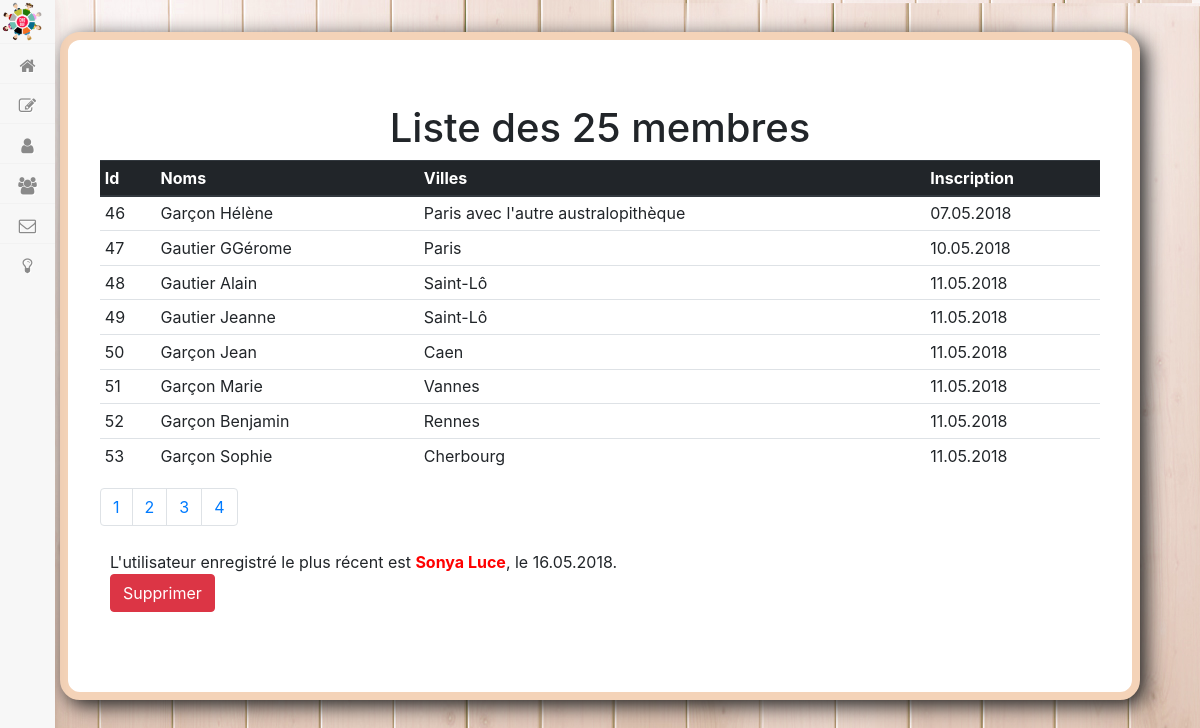
Screenshot of /admin.php?action=membersList&p=2 (signed in) with the database file from the repository.
### tables this page shows
CREATE TABLE IF NOT EXISTS `members` (
`idMember` int(11) NOT NULL,
  `surname` varchar(60) NOT NULL,
  `firstname` varchar(60) NOT NULL,
  `img` text NOT NULL,
  `pass` varchar(60) NOT NULL,
  `mail` varchar(60) NOT NULL,
  `birthdate` date DEFAULT NULL,
  `city` varchar(60) DEFAULT NULL,
  `gender` int(11) NOT NULL,
  `parenthood` varchar(60) NOT NULL,
  `modo` varchar(25) DEFAULT NULL,
  `registrationDate` date NOT NULL,
  `words` varchar(255) NOT NULL
);

### app/Controllers/backOffice.php (called while the page is built, shortened)
<?php
class BackOffice{
    function membersList($cPage){
        $adminManager = new \Src\Models\AdminManager();
        $numPage = $adminManager->nbPage();
        $data = $adminManager->watchAllMembers($cPage);
        $useAll = $adminManager -> userStats();
        $userInfos = $adminManager -> lastStatUser();
        require 'app/Views/backend/membersView.php';
    }
}

### app/Models/adminManager.php (called while the page is built, shortened)
<?php
class AdminManager extends Manager
{
    private $perPage = 8;
    public function nbPage(){
        $db = $this->dbConnect();
        $reqPage = $db->query('SELECT COUNT(*) AS total FROM members');
        $result = $reqPage->fetch();
        $total = $result['total'];
        $nbPage = ceil($total/$this->perPage);
        return $nbPage;
    }
    public function watchAllMembers($cPage){
        $this->cPage = $cPage;
        $db = $this -> dbConnect();
        $data = $db->query("SELECT idMember,surname,firstname,city, DATE_FORMAT(registrationDate, \"%d.%m.%Y\") as new_regDate FROM members ORDER BY idMember ASC LIMIT ".(($this->cPage-1)*$this->perPage).", $this->perPage");
        return $data;
    }
    public function userStats(){
        $db = $this -> dbconnect();
        $useAll = $db->query('SELECT COUNT(*) FROM members');
        return $useAll;
    }
    public function lastStatUser(){
        $db = $this -> dbConnect();
        $userInfos = $db->query('SELECT firstname, surname, DATE_FORMAT(registrationDate,\'%d\.%m\.%Y\') AS reg_date FROM members WHERE idMember IN(select MAX(idMember) FROM members)');
        return $userInfos;
    }
}

### app/Views/backend/membersView.php (the view, shortened to what this page needs)
<div class="container mvContain">
<?php require 'templateAdminHeader.php' ?>
<?php
$userAll = $useAll->fetch();
?>
    <div class="jumbotron jumbo cardFamX">
        <h1 class="display-5" id="test" style="text-align:center;">Liste des <?= $userAll[0] ?> membres</h1>
        <table class="table table-hover table-sm">
            <thead class="thead-dark">
            <tr>
                <th scope="col">Id</th>
                <th scope="col">Noms</th>
                <th scope="col" class="col3mv">Villes</th>
                <th scope="col">Inscription</th>
            </tr>
            </thead>
            <tbody class="table_body">
<?php
while ($members = $data->fetch())
{
?>
            <tr><td><span id='idUser'><?=$members['idMember'] ?></span></td><td><span id='names'><?= $members['surname'] ?> <?=$members['firstname'] ?></span></td><td class="col3mv"><span id='cities'><?= $members['city'] ?></span></td><td><span id='regDate'><?=$members['new_regDate']?></span></td></tr>
<?php
}
?>
            </tbody>
        </table>
<nav aria-label="Page navigation example">
  <ul class="pagination">
<?php
for($i=1;$i<=$numPage;$i++){
    echo "<li class='page-item'><a class='page-link' href=\"admin.php?action=membersList&p=$i\">$i </a></li>";
}
?>
  </ul>
</nav>
<?php
$userInfo = $userInfos->fetch();
?>
        <p><br />
        L'utilisateur enregistré le plus récent est <span class="fatRed"><?= $userInfo['firstname'] ?> <?= $userInfo['surname'] ?></span>, le <?=$userInfo['reg_date'] ?>.<br />
        <a href="#" data-toggle="modal" class="deLink" data-target="#modalDeleteMember"><button class="btn btn-danger deLink">Supprimer</button></a> </p>
    </div>
</div>
<?php require('templateAdmin.php'); ?>

### app/Public/css/style.css (style rules this page uses)
body { font-family: 'Roboto', sans-serif; background-color: #dbe7f7; }
li { list-style-type: none; }
.cardFamX { border:8px solid #f4d3b8; border-radius: 20px !important; box-shadow: 6px 6px 20px #212121; background-color: white; }
.cardFamX:last-child { margin-top:2rem !important; }
.cardFamX p { margin-left: 10px; }
.jumbotron { margin-top: 100px; background-color: white !important; }
.fatRed { font-weight: bold; color:red; }
@media screen and (min-width: 593px) { .jumbo,.jumbo2 { position: relative; } }

### app/Public/css/menu.css (style rules this page uses)
body { margin:0px; padding:0px; font-family: "Open Sans", arial; background-image:url(../../../app/Public/Backgrounds/backg-bois-rouge.jpg) !important; background-attachment: fixed; color:#fff; font-weight:300; }
nav { -webkit-user-select:none; -moz-user-select:none; -ms-user-select:none; -o-user-select:none; user-select:none; }
nav ul,nav li { outline:0; margin:0; padding:0; text-transform: uppercase; }

### rows the page displays
members: idMember "46", surname "Garçon", firstname "Hélène", city "Paris avec l'autre australopithèque", new_regDate "07.05.2018"
members: idMember "47", surname "Gautier", firstname "GGérome", city "Paris", new_regDate "10.05.2018"
members: idMember "48", surname "Gautier", firstname "Alain", city "Saint-Lô", new_regDate "11.05.2018"
members: idMember "49", surname "Gautier", firstname "Jeanne", city "Saint-Lô", new_regDate "11.05.2018"
members: idMember "50", surname "Garçon", firstname "Jean", city "Caen", new_regDate "11.05.2018"
members: idMember "51", surname "Garçon", firstname "Marie", city "Vannes", new_regDate "11.05.2018"
members: idMember "52", surname "Garçon", firstname "Benjamin", city "Rennes", new_regDate "11.05.2018"
members: idMember "53", surname "Garçon", firstname "Sophie", city "Cherbourg", new_regDate "11.05.2018"

### other values shown
$userAll[0] "25"
$userInfo['firstname'] "Sonya"
$userInfo['surname'] "Luce"
$userInfo['reg_date'] "16.05.2018"
